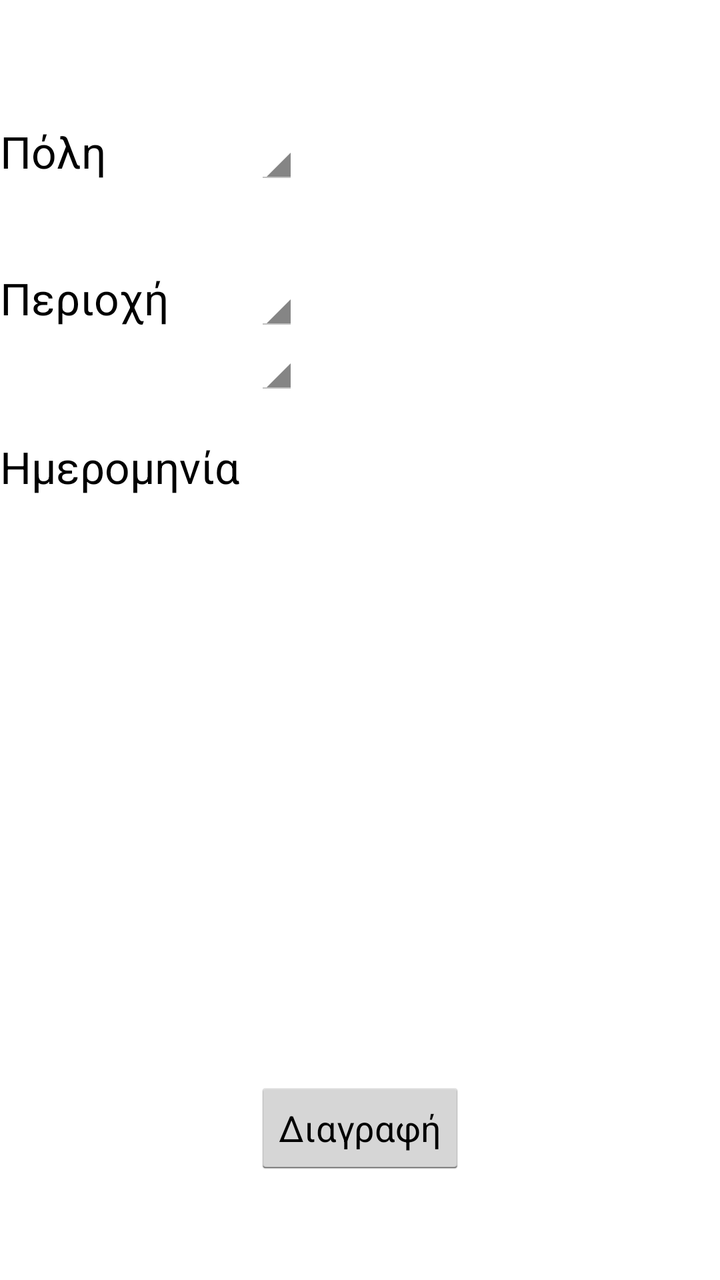
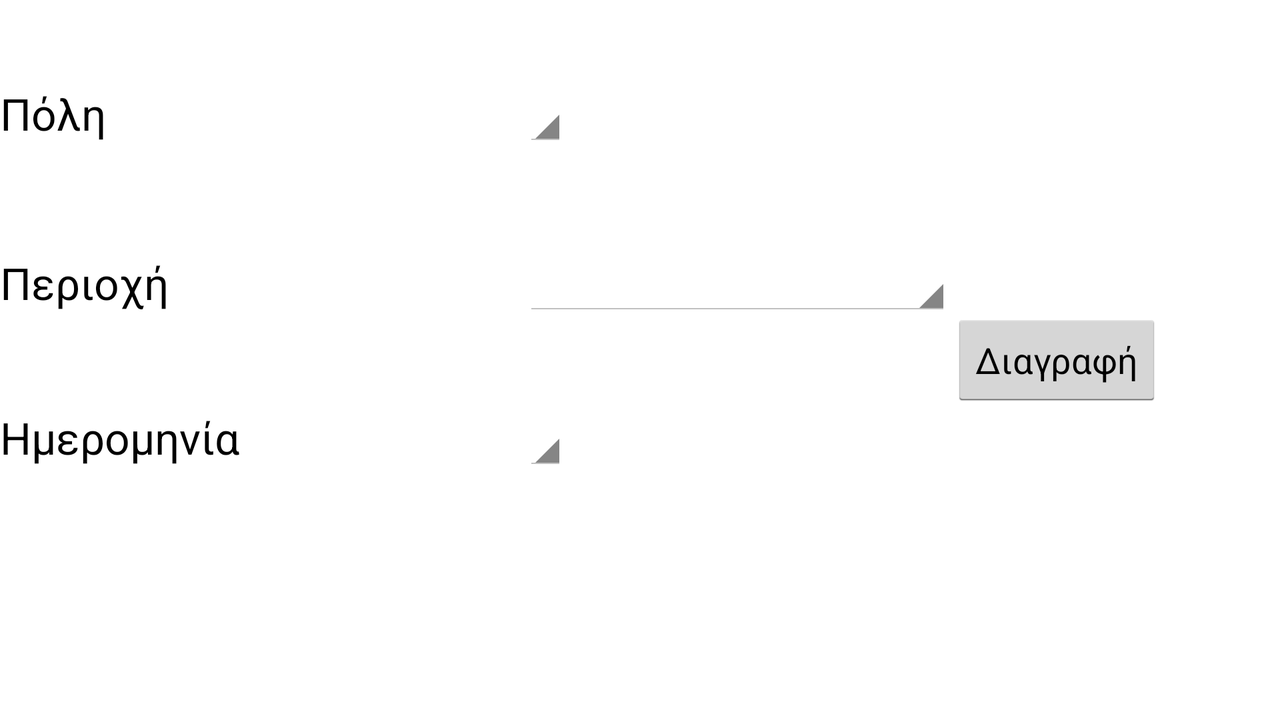

The same Android screen from two of the app's own layout files: first res/layout/ as a phone draws it, then the repository's variant for another configuration, drawn on a device whose configuration selects that folder. Both files follow.
<!-- AndroidManifest.xml: application theme android:Theme.Holo.Light.DarkActionBar -->
<!-- res/layout/deletesafetyevaluation.xml -->
<?xml version="1.0" encoding="utf-8"?>
<ScrollView xmlns:android="http://schemas.android.com/apk/res/android"
    android:id="@+id/scrollView"
    android:layout_width="match_parent"
    android:layout_height="match_parent"
    android:fillViewport="true" >
<LinearLayout
    android:orientation="vertical" android:layout_width="fill_parent"
    android:layout_height="wrap_content">


    <RelativeLayout
        android:layout_width="match_parent"
        android:layout_height="match_parent">

        <TextView
            android:layout_width="wrap_content"
            android:layout_height="wrap_content"
            android:textAppearance="?android:attr/textAppearanceLarge"
            android:text="Πόλη"
            android:id="@+id/textView6"
            android:layout_alignParentTop="true"
            android:layout_alignParentStart="true"
            android:layout_marginTop="61dp" />

        <TextView
            android:layout_width="wrap_content"
            android:layout_height="wrap_content"
            android:textAppearance="?android:attr/textAppearanceLarge"
            android:text="Περιοχή"
            android:id="@+id/textView7"
            android:layout_below="@+id/textView6"
            android:layout_alignParentStart="true"
            android:layout_marginTop="44dp" />

        <TextView
            android:layout_width="wrap_content"
            android:layout_height="wrap_content"
            android:textAppearance="?android:attr/textAppearanceLarge"
            android:text="Ημερομηνία"
            android:id="@+id/textView8"
            android:layout_below="@+id/textView7"
            android:layout_alignParentStart="true"
            android:layout_marginTop="55dp" />

        <Spinner
            android:layout_width="wrap_content"
            android:layout_height="wrap_content"
            android:id="@+id/spinner2"
            android:layout_alignTop="@+id/textView6"
            android:layout_alignStart="@+id/deleteSafety" />

        <Spinner
            android:layout_width="wrap_content"
            android:layout_height="wrap_content"
            android:id="@+id/spinner3"
            android:layout_alignTop="@+id/textView7"
            android:layout_alignStart="@+id/spinner2" />

        <Spinner
            android:layout_width="wrap_content"
            android:layout_height="wrap_content"
            android:id="@+id/spinner4"
            android:layout_alignStart="@+id/spinner3"
            android:layout_below="@+id/spinner3" />



        <Button
            android:layout_width="wrap_content"
            android:layout_height="wrap_content"
            android:text="Διαγραφή"
            android:id="@+id/deleteSafety"
            android:layout_marginBottom="52dp"
            android:layout_alignParentBottom="true"
            android:layout_centerHorizontal="true" />
    </RelativeLayout>
</LinearLayout>
</ScrollView>
<!-- resources referenced by this layout -->
<resources>

</resources>
<!-- res/layout-land/deletesafetyevaluation.xml (the repository's variant of the layout above) -->
<!-- drawn on the phone turned sideways -->
<?xml version="1.0" encoding="utf-8"?>
<ScrollView xmlns:android="http://schemas.android.com/apk/res/android"
    android:id="@+id/scrollView"
    android:layout_width="match_parent"
    android:layout_height="match_parent"
    android:fillViewport="true" >
<LinearLayout
    android:orientation="vertical" android:layout_width="fill_parent"
    android:layout_height="wrap_content">


    <RelativeLayout
        android:layout_width="match_parent"
        android:layout_height="match_parent"
       >

        <TextView
            android:layout_width="wrap_content"
            android:layout_height="wrap_content"
            android:textAppearance="?android:attr/textAppearanceLarge"
            android:text="Πόλη"
            android:id="@+id/textView6"
            android:layout_alignParentTop="true"
            android:layout_alignParentStart="true"
            android:layout_marginTop="42dp" />

        <TextView
            android:layout_width="wrap_content"
            android:layout_height="wrap_content"
            android:textAppearance="?android:attr/textAppearanceLarge"
            android:text="Περιοχή"
            android:id="@+id/textView7"
            android:layout_above="@+id/button4"
            android:layout_alignParentStart="true" />

        <TextView
            android:layout_width="wrap_content"
            android:layout_height="wrap_content"
            android:textAppearance="?android:attr/textAppearanceLarge"
            android:text="Ημερομηνία"
            android:id="@+id/textView8"
            android:layout_below="@+id/button4"
            android:layout_alignParentStart="true" />

        <Spinner
            android:layout_width="wrap_content"
            android:layout_height="wrap_content"
            android:id="@+id/spinner2"
            android:layout_alignTop="@+id/textView6"
            android:layout_toEndOf="@+id/textView8"
            android:layout_marginStart="142dp" />

        <Spinner
            android:layout_width="wrap_content"
            android:layout_height="wrap_content"
            android:id="@+id/spinner3"
            android:layout_alignTop="@+id/textView7"
            android:layout_alignStart="@+id/spinner2"
            android:layout_toStartOf="@+id/button4" />

        <Spinner
            android:layout_width="wrap_content"
            android:layout_height="wrap_content"
            android:id="@+id/spinner4"
            android:layout_alignTop="@+id/textView8"
            android:layout_alignStart="@+id/spinner3" />



        <Button
            android:layout_width="wrap_content"
            android:layout_height="wrap_content"
            android:text="Διαγραφή"
            android:id="@+id/button4"
            android:layout_marginEnd="59dp"
            android:layout_centerVertical="true"
            android:layout_alignParentEnd="true" />
    </RelativeLayout>
</LinearLayout>
</ScrollView>
